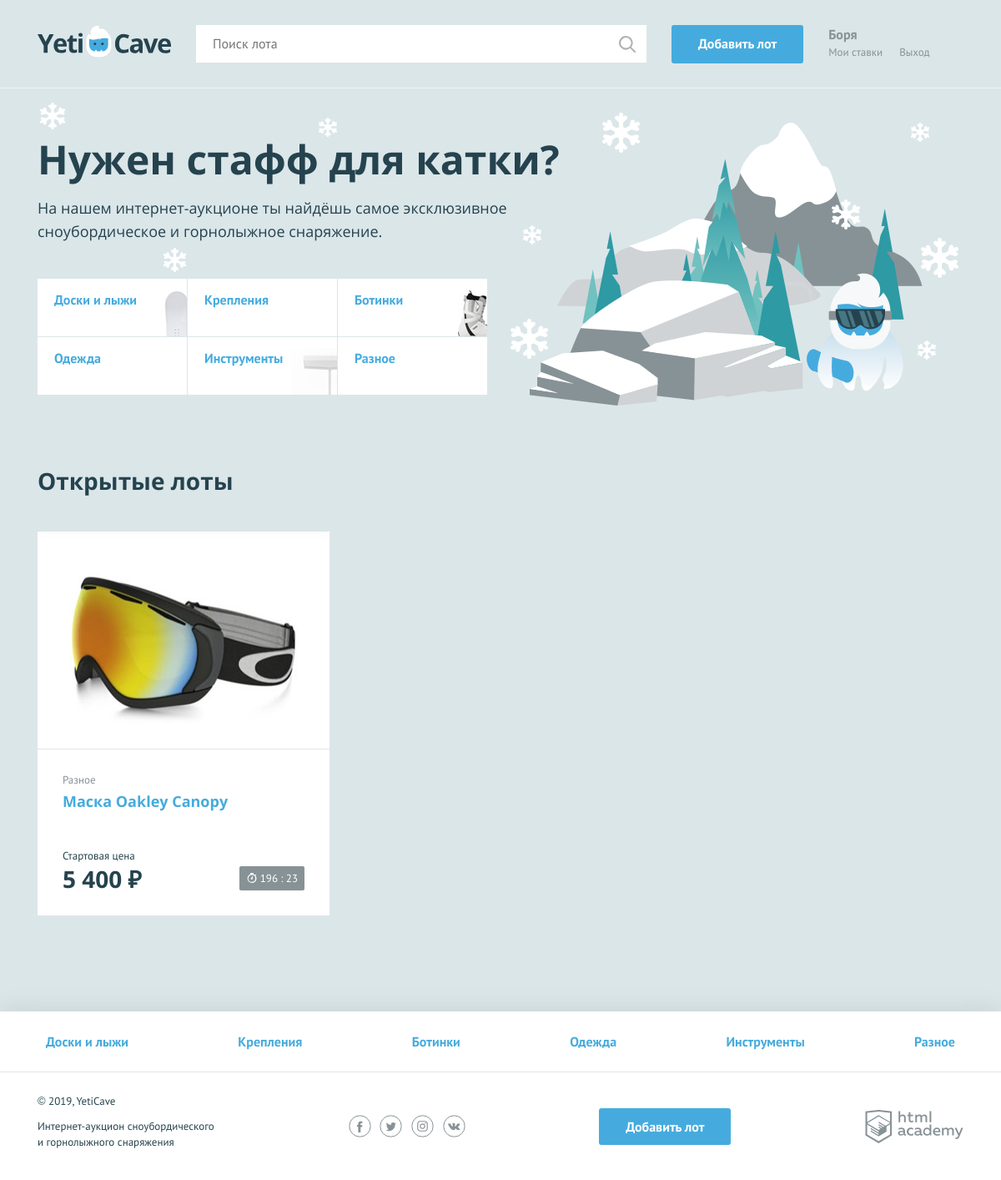
/ (signed in), run on the app's committed database.
### tables this page shows
CREATE TABLE categories (
    id INT PRIMARY KEY AUTO_INCREMENT,
    name_cat VARCHAR(60) NOT NULL UNIQUE,
    code_cat VARCHAR(60) NOT NULL UNIQUE
);

CREATE TABLE lots (
    id INT PRIMARY KEY AUTO_INCREMENT,
    dt_add TIMESTAMP DEFAULT CURRENT_TIMESTAMP,
    name_lot VARCHAR(128) NOT NULL,
    desc_lot TEXT,
    image_lot VARCHAR(128),
    price DECIMAL(10, 2) NOT NULL,
    dt_end TIMESTAMP,
    step DECIMAL(10, 2) NOT NULL,
    winner_id INT,
    author_id INT,
    category_id INT,
    FOREIGN KEY (author_id) REFERENCES users(id),
    FOREIGN KEY (winner_id) REFERENCES users(id),
    FOREIGN KEY (category_id) REFERENCES categories(id)
);

### helpers.php (called while the page is built, shortened)
<?php
function include_template($name, array $data = []) {
    $name = 'templates/' . $name;
    extract($data);
    require $name;
    $result = ob_get_clean();
    return $result;
}

### functions.php (called while the page is built, shortened)
<?php
function set_price($price): string {
    $int_price = ceil($price);
    return number_format($int_price, 0, '', ' ');
};
function set_time_lot($str_date): array {
    $now = date_create();
    $end_time = date_create($str_date);
    $diff = date_diff($now, $end_time);
    $format_date = date_interval_format($diff, "%d %H %I");
    $arr = explode(" ", $format_date);
    $hours = $arr[0] * 24 + $arr[1];
    $minutes = intval($arr[2]);
    $hours = str_pad($hours, 2, "0", STR_PAD_LEFT);
    $minutes = str_pad($minutes, 2, "0", STR_PAD_LEFT);
    $res[] = $hours;
    $res[] = $minutes;
    return $res;
}

### templates/main.php (the view)
<main class="container">
    <section class="promo">
        <h2 class="promo__title">Нужен стафф для катки?</h2>
        <p class="promo__text">На нашем интернет-аукционе ты найдёшь самое эксклюзивное сноубордическое и горнолыжное снаряжение.</p>
        <ul class="promo__list">
            <?php foreach ($categories as $category): ?>
                <li class="promo__item promo__item--<?= $category['code_cat'] ?>">
                    <a class="promo__link" href="pages/all-lots.html"><?= $category["name_cat"] ?></a>
                </li>
            <?php endforeach ?>
        </ul>
    </section>
    <section class="lots">
        <div class="lots__header">
            <h2>Открытые лоты</h2>
        </div>
        <ul class="lots__list">
            <?php if(!empty($cards)): ?>
                <?php foreach ($cards as $card): ?>
                    <li class="lots__item lot">
                        <div class="lot__image">
                            <img src="uploads/<?= $card["image_lot"] ?>" width="350" height="260" alt="<?= htmlspecialchars($card["name_lot"]) ?>">
                        </div>
                        <div class="lot__info">
                            <span class="lot__category"><?= htmlspecialchars($card['name_cat']) ?></span>
                            <h3 class="lot__title"><a class="text-link" href="lot.php?id=<?= $card["id"] ?>"><?= htmlspecialchars($card["name_lot"]) ?></a></h3>
                            <div class="lot__state">
                                <div class="lot__rate">
                                    <span class="lot__amount">Стартовая цена</span>
                                    <span class="lot__cost"><?= htmlspecialchars(set_price($card["price"])) . " ₽" ?></span>
                                </div>
                                <?php $res = set_time_lot(htmlspecialchars($card["dt_end"])) ?>
                                <div class="lot__timer timer <?= (int) $res[0] < 1 ? "timer--finishing" : '' ?>">
                                    <?= "$res[0] : $res[1]"?>
                                </div>
                            </div>
                        </div>
                    </li>
                <?php endforeach; ?>
            <?php endif; ?>
        </ul>
    </section>
</main>

### templates/layout.php (shortened to what this page needs)
<!DOCTYPE html>
<html lang="ru">
<head>
    <link href="../css/flatpickr.min.css" rel="stylesheet">
    <link href="../css/normalize.min.css" rel="stylesheet">
    <link href="../css/style.css" rel="stylesheet">
</head>
<body>
<div class="page-wrapper">
<header class="main-header">
    <div class="main-header__container container">
        <a class="main-header__logo">
            <img src="../img/logo.svg" width="160" height="39" alt="Логотип компании YetiCave">
        </a>
        <form class="main-header__search" method="get" action="search.php" autocomplete="off">
            <input type="search" name="search" placeholder="Поиск лота" value="<?= htmlspecialchars($_GET['search'] ?? '') ?>">
            <input class="main-header__search-btn" type="submit" name="find" value="Найти">
        </form>
        <a class="main-header__add-lot button" href="add.php">Добавить лот</a>
        <nav class="user-menu">
            <?php if(isset($_SESSION["user"])): ?>
                <div class="user-menu__logged">
                      <p><?= $_SESSION["user"]["name_user"] ?></p>
                    <a class="user-menu__bets" href="pages/my-bets.html">Мои ставки</a>
                    <a class="user-menu__logout" href="logout.php">Выход</a>
                </div>
            <?php endif; ?>
        </nav>
    </div>
</header>
<?= $content ?>
</div>
<footer class="main-footer">
    <nav class="nav">
        <ul class="nav__list container">
            <?php foreach ($categories as $category): ?>
                <li class="nav__item">
                    <a href="pages/all-lots.html"><?= $category["name_cat"] ?></a>
                </li>
            <?php endforeach ?>
        </ul>
    </nav>
    <div class="main-footer__bottom container">
        <div class="main-footer__copyright">
            <p>© 2019, YetiCave</p>
            <p>Интернет-аукцион сноубордического и горнолыжного снаряжения</p>
        </div>
        <div class="main-footer__social social">
            <a class="social__link social__link--facebook" href="#">
            </a>
            <a class="social__link social__link--twitter" href="#">
            </a>
            <a class="social__link social__link--instagram" href="#">
            </a>
            <a class="social__link social__link--vkontakte" href="#">
            </a>
        </div>
        <a class="main-footer__add-lot button" href="add.php">Добавить лот</a>
        <div class="main-footer__developed-by">
            <a class="logo-academy" href="https://htmlacademy.ru/intensive/php">
            </a>
        </div>
    </div>
</footer>
</body>
</html>

### data on the page
categories: name_cat "Доски и лыжи"
categories: name_cat "Крепления"
categories: name_cat "Ботинки"
categories: name_cat "Одежда"
categories: name_cat "Инструменты"
categories: name_cat "Разное"
lots: image_lot (picture), category.name_cat "Разное", name_lot "Маска Oakley Canopy", price "5 400", dt_end "196", dt_end "23"

### other printed values
$_SESSION["user"]["name_user"] "Боря"
